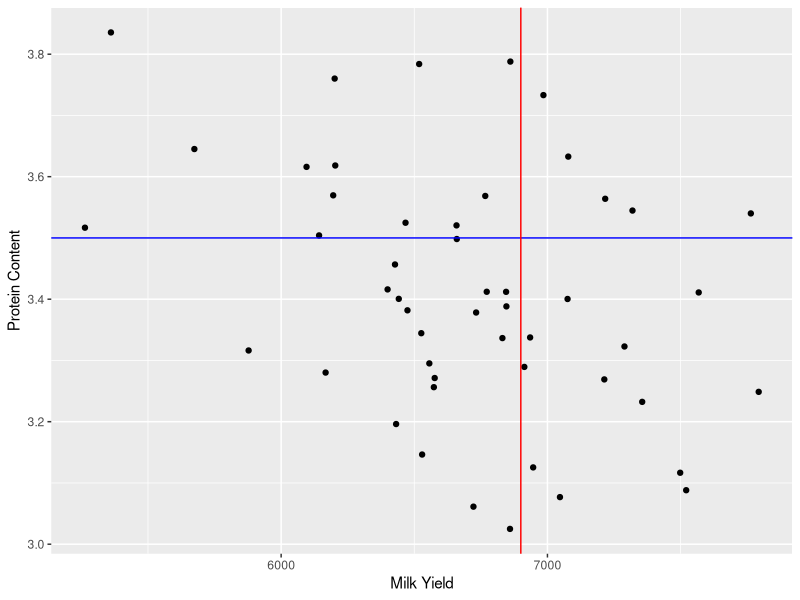

R code for this plot:
## ---- chunk 1
### # selection thresolods
n_milk_sel_thr <- 6900
n_prot_sel_thr <- 3.5
### # mean and sd of traits
n_nr_trait <- 2
n_milk_mean <- 6800
n_milk_sd <- 600
n_prot_mean <- 3.4
n_prot_sd <- .2
n_corr <- -.4
### # variance - covariance matrix
n_cov <- n_corr * n_milk_sd * n_prot_sd
mat_varcov <- matrix(c(n_milk_sd^2, n_cov,
                       n_cov,       n_prot_sd^2), 
                     nrow = n_nr_trait, 
                     ncol = n_nr_trait, 
                     byrow = TRUE)

### # generate observations
n_nr_obs <- 50
### # cholesky decomposition of varcov
mat_varcov_chol <- chol(mat_varcov)
### # generate independent observations
set.seed(5432)
mat_unrel_obs <- matrix(c(rnorm(n_nr_obs),rnorm(n_nr_obs)), nrow = n_nr_trait, byrow = TRUE)
mat_obs <- crossprod(mat_unrel_obs, mat_varcov_chol) + matrix(c(n_milk_mean, n_prot_mean), nrow=n_nr_obs, ncol=n_nr_trait, byrow = TRUE)
### # some checks
# head(mat_obs)
# var(mat_obs)
# sd(mat_obs[,1])
# sd(mat_obs[,2])
# cor(mat_obs)
## ---- chunk 2
### # convert data matrix into a tibble that is later used for plotting
tbl_milk_prot <- tibble::as_tibble(mat_obs)
colnames(tbl_milk_prot) <- c("Milk", "Protein")
### # define the colours of the threshold lines
s_col_milk_thr <- "red"
s_col_prot_thr <- "blue"
### # use ggplot2 to do the plot
library(ggplot2)
milk_prot_plot <- qplot(Milk, Protein, data=tbl_milk_prot, geom="point", 
                         xlab = "Milk Yield", ylab = "Protein Content")
milk_prot_plot <- milk_prot_plot + 
  geom_hline(yintercept = n_prot_sel_thr, colour = s_col_prot_thr) +
  geom_vline(xintercept = n_milk_sel_thr, colour = s_col_milk_thr)
print(milk_prot_plot)
